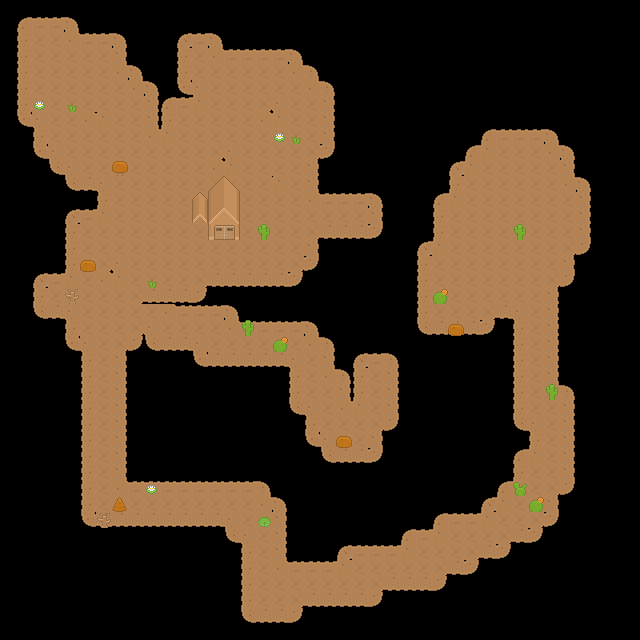

The image is a tile-based game level rendered from a .tmx file. Its description and source (layers, tilesets, objects; grid data summarised) follow:
An orthogonal 40x40 tile map with 16x16 px tiles, 3 tile layers (Tile Layer 1, OnGroundLayer, AirLayer).

<map version="1.0" tiledversion="2018.01.16" orientation="orthogonal" renderorder="right-down" width="40" height="40" tilewidth="16" tileheight="16" infinite="0" nextobjectid="1">
 <tileset firstgid="1" source="roguelikeSheet_transparent.tsx" />
 <layer name="Tile Layer 1" width="40" height="40">
  <data>[1600 cells, 684 non-empty, 17 distinct tile ids]</data>
 </layer>
 <layer name="OnGroundLayer" width="40" height="40">
  <data>[1600 cells, 28 non-empty, 16 distinct tile ids]</data>
 </layer>
 <layer name="AirLayer" width="40" height="40">
  <data>[1600 cells, 8 non-empty, 8 distinct tile ids]</data>
 </layer>
</map>
